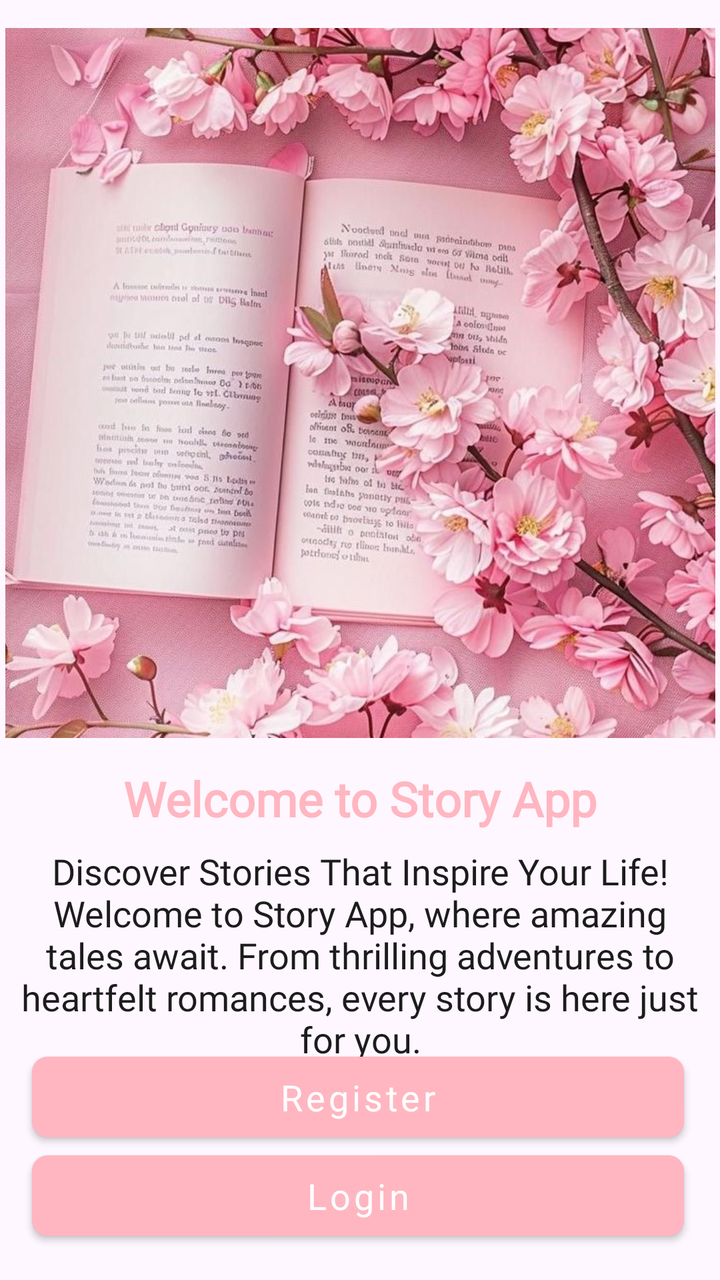
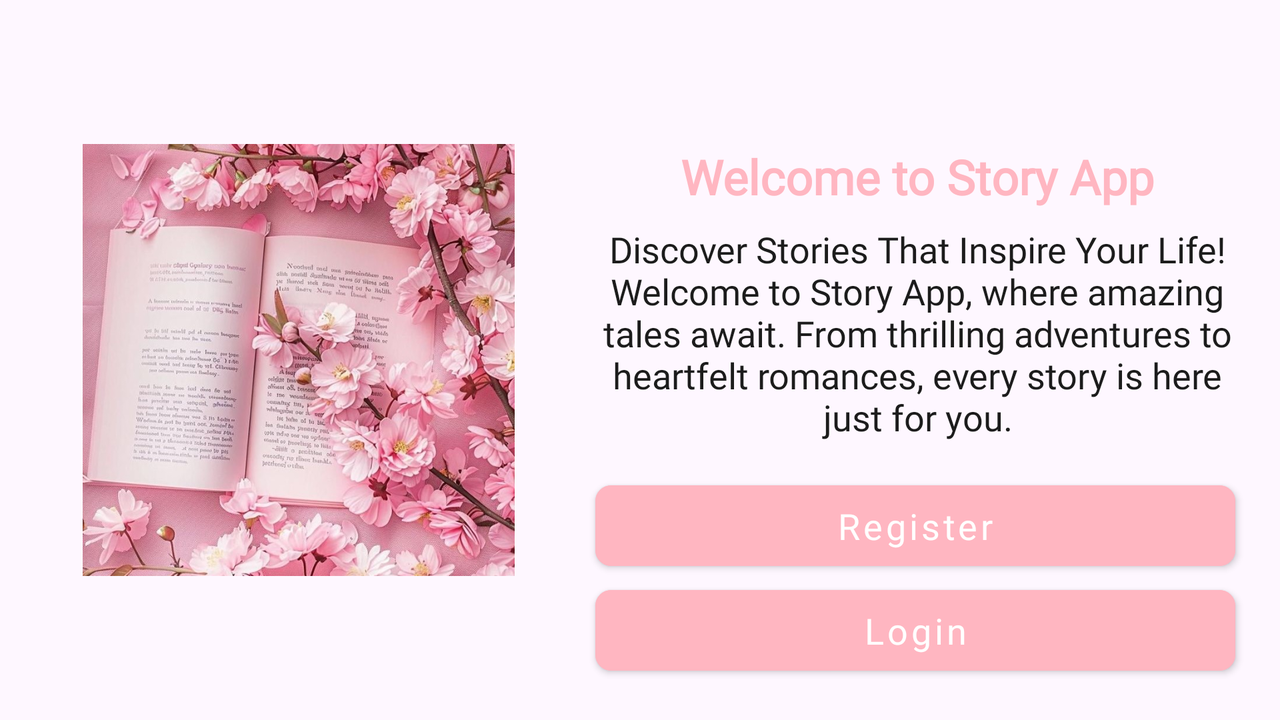

Compare how this app lays out the same screen by default and in its alternative resource folder. The renders come first, then the two layout files and the values they reference.
<!-- AndroidManifest.xml: application theme Theme.StoryApp -->
<!-- res/layout/activity_main.xml -->
<?xml version="1.0" encoding="utf-8"?>
<androidx.constraintlayout.widget.ConstraintLayout xmlns:android="http://schemas.android.com/apk/res/android"
    xmlns:tools="http://schemas.android.com/tools"
    xmlns:app="http://schemas.android.com/apk/res-auto"
    android:id="@+id/main"
    android:layout_width="match_parent"
    android:layout_height="match_parent"
    tools:context=".ui.feature.main.MainActivity">

    <ImageView
        android:id="@+id/ivPinky"
        android:layout_width="355dp"
        android:layout_height="383dp"
        android:src="@drawable/svg_main"
        android:contentDescription="@string/content_description"
        app:layout_constraintBottom_toTopOf="@+id/tvTitle"
        app:layout_constraintEnd_toEndOf="parent"
        app:layout_constraintStart_toStartOf="parent"
        app:layout_constraintTop_toTopOf="parent"
        app:layout_constraintVertical_bias="0.07999998" />

    <TextView
        android:id="@+id/tvTitle"
        style="@style/TextCustom"
        android:gravity="center"
        android:text="@string/welcome"
        android:textColor="@color/soft_pink"
        android:textSize="24sp"
        android:textStyle="bold"
        app:layout_constraintEnd_toEndOf="parent"
        app:layout_constraintStart_toStartOf="parent"
        app:layout_constraintTop_toBottomOf="@id/ivPinky" />

    <TextView
        android:id="@+id/tvDescription"
        style="@style/TextCustom"
        android:layout_marginStart="8dp"
        android:layout_marginTop="8dp"
        android:layout_marginEnd="8dp"
        android:gravity="center"
        android:text="@string/first_page_quote"
        android:textColor="@color/black"
        android:textSize="18sp"
        android:textStyle="normal"
        app:layout_constraintEnd_toEndOf="parent"
        app:layout_constraintStart_toStartOf="parent"
        app:layout_constraintTop_toBottomOf="@id/tvTitle" />


    <Button
        android:id="@+id/btn_register"
        style="@style/RoundedButton"
        android:layout_marginStart="16dp"
        android:layout_marginTop="29dp"
        android:layout_marginEnd="18dp"
        android:backgroundTint="@color/soft_pink"
        android:text="@string/register"
        android:textSize="18sp"
        app:layout_constraintBottom_toTopOf="@+id/btn_login"
        app:layout_constraintEnd_toEndOf="parent"
        app:layout_constraintHorizontal_bias="0.0"
        app:layout_constraintStart_toStartOf="parent"
        app:layout_constraintTop_toBottomOf="@+id/tvDescription"
        app:layout_constraintVertical_bias="0.925" />

    <Button
        android:id="@+id/btn_login"
        style="@style/RoundedButton"
        android:layout_marginStart="16dp"
        android:layout_marginEnd="18dp"
        android:layout_marginBottom="16dp"
        android:fontFamily="@font/open_sans"
        android:backgroundTint="@color/soft_pink"
        android:text="@string/login"
        android:textSize="18sp"
        app:layout_constraintBottom_toBottomOf="parent"
        app:layout_constraintEnd_toEndOf="parent"
        app:layout_constraintHorizontal_bias="0.0"
        app:layout_constraintStart_toStartOf="parent" />

</androidx.constraintlayout.widget.ConstraintLayout>
<!-- resources referenced by this layout -->
<resources>
  <color name="black">#1C1C1C</color>
  <color name="soft_pink">#FFB6C1</color>
  <!-- drawable svg_main: jpeg bitmap (drawable, 179170 bytes) -->
  <string name="content_description" />
  <string name="first_page_quote">"Discover Stories That Inspire Your Life!" Welcome to Story App, where amazing tales await. From thrilling adventures to heartfelt romances, every story is here just for you.</string>
  <string name="login">Login</string>
  <string name="register">Register</string>
  <string name="welcome">Welcome to Story App</string>
  <style name="RoundedButton" parent="Widget.MaterialComponents.Button">
          <item name="cornerRadius">8dp</item>
          <item name="android:textColor">@color/white</item>
          <item name="android:layout_width">match_parent</item>
          <item name="android:layout_height">wrap_content</item>
          <item name="android:fontFamily">@font/open_sans</item>
          <item name="android:padding">8dp</item>
          <item name="textAllCaps">false</item>
      </style>
  <style name="TextCustom" parent="Widget.MaterialComponents.TextView">
          <item name="android:fontFamily">@font/open_sans</item>
          <item name="android:layout_width">match_parent</item>
          <item name="android:layout_height">wrap_content</item>
      </style>
  <style name="Theme.StoryApp" parent="Base.Theme.StoryApp" />
  <color name="white">#FFFFFFFF</color>
  <style name="Base.Theme.StoryApp" parent="Theme.Material3.DayNight.NoActionBar">
          
          
          <item name="colorPrimary">@color/soft_pink</item>
      </style>
</resources>
<!-- res/layout-land/activity_main.xml (the repository's variant of the layout above) -->
<!-- drawn on the phone turned sideways -->
<?xml version="1.0" encoding="utf-8"?>
<androidx.constraintlayout.widget.ConstraintLayout xmlns:android="http://schemas.android.com/apk/res/android"
    xmlns:tools="http://schemas.android.com/tools"
    xmlns:app="http://schemas.android.com/apk/res-auto"
    android:id="@+id/main"
    android:layout_width="match_parent"
    android:layout_height="match_parent"
    tools:context=".ui.feature.main.MainActivity">

    <ImageView
        android:id="@+id/ivPinky"
        android:layout_width="0dp"
        android:layout_height="0dp"
        android:src="@drawable/svg_main"
        android:contentDescription="@string/content_description"
        app:layout_constraintTop_toTopOf="parent"
        app:layout_constraintBottom_toBottomOf="parent"
        app:layout_constraintStart_toStartOf="parent"
        app:layout_constraintEnd_toStartOf="@+id/tvTitle"
        app:layout_constraintWidth_percent="0.4"
        app:layout_constraintHeight_percent="0.6" />

    <TextView
        android:id="@+id/tvTitle"
        style="@style/TextCustom"
        android:layout_width="0dp"
        android:layout_height="wrap_content"
        android:gravity="center"
        android:text="@string/welcome"
        android:textColor="@color/soft_pink"
        android:textSize="24sp"
        android:textStyle="bold"
        app:layout_constraintEnd_toEndOf="parent"
        app:layout_constraintStart_toEndOf="@+id/ivPinky"
        app:layout_constraintTop_toTopOf="@id/ivPinky"
        app:layout_constraintWidth_percent="0.5" />

    <TextView
        android:id="@+id/tvDescription"
        style="@style/TextCustom"
        android:layout_width="0dp"
        android:layout_height="wrap_content"
        android:layout_marginTop="8dp"
        android:gravity="center"
        android:text="@string/first_page_quote"
        android:textColor="@color/black"
        android:textSize="18sp"
        android:textStyle="normal"
        app:layout_constraintEnd_toEndOf="parent"
        app:layout_constraintStart_toEndOf="@+id/ivPinky"
        app:layout_constraintTop_toBottomOf="@+id/tvTitle"
        app:layout_constraintWidth_percent="0.5" />

    <Button
        android:id="@+id/btn_register"
        style="@style/RoundedButton"
        android:layout_width="0dp"
        android:layout_marginStart="16dp"
        android:layout_marginEnd="18dp"
        android:layout_marginBottom="16dp"
        android:layout_marginTop="16dp"
        android:fontFamily="@font/open_sans"
        android:backgroundTint="@color/soft_pink"
        android:text="@string/register"
        android:textSize="18sp"
        app:layout_constraintTop_toBottomOf="@+id/tvDescription"
        app:layout_constraintEnd_toEndOf="parent"
        app:layout_constraintStart_toEndOf="@+id/ivPinky"
        app:layout_constraintWidth_percent="0.5" />

    <Button
        android:id="@+id/btn_login"
        style="@style/RoundedButton"
        android:layout_width="0dp"
        android:layout_marginStart="16dp"
        android:layout_marginEnd="18dp"
        android:layout_marginBottom="16dp"
        android:fontFamily="@font/open_sans"
        android:backgroundTint="@color/soft_pink"
        android:text="@string/login"
        android:textSize="18sp"
        app:layout_constraintTop_toBottomOf="@+id/btn_register"
        app:layout_constraintEnd_toEndOf="parent"
        app:layout_constraintStart_toEndOf="@+id/ivPinky"
        app:layout_constraintWidth_percent="0.5" />

</androidx.constraintlayout.widget.ConstraintLayout>
